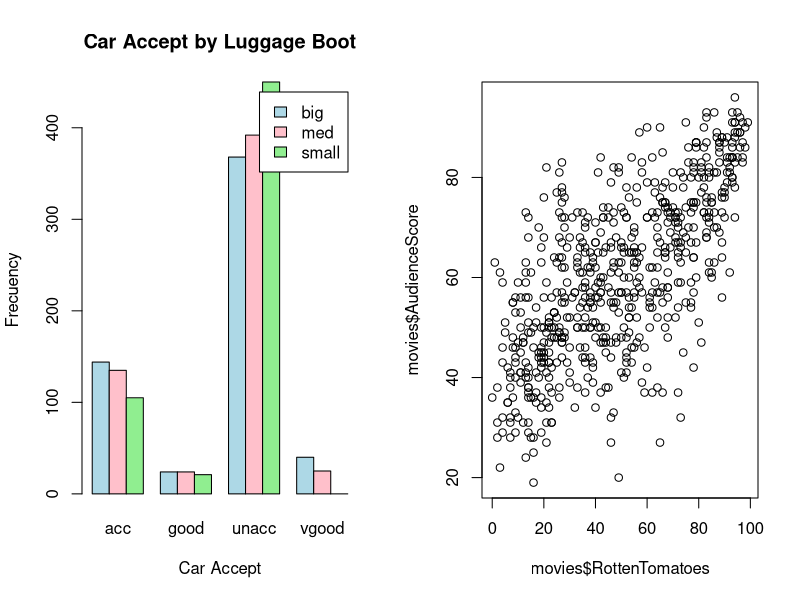
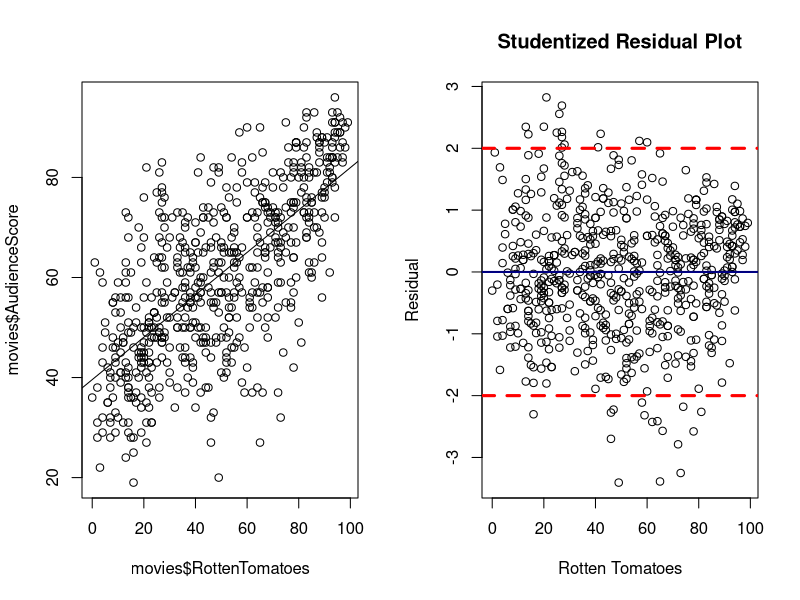
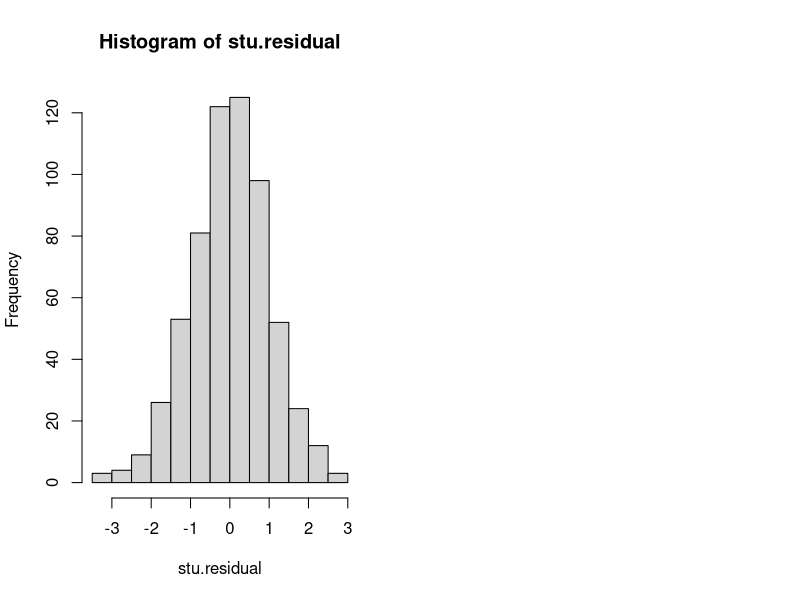

Write R code to recreate these figures, in order.
## ---- chunk 1
auto <- read.csv('car.csv')
## ---- chunk 2
summary(auto)
## ---- chunk 3
auto$buying<-as.factor(auto$buying)
auto$maint<-as.factor(auto$maint)
auto$doors<-as.numeric(auto$doors)
auto$persons<-as.numeric(auto$persons)
auto$lug_boot<-as.factor(auto$lug_boot)
auto$safety<-as.factor(auto$safety)
auto$car_accept<-as.factor(auto$car_accept)
## ---- chunk 4
summary(auto)
## ---- chunk 5
auto_freq<-table(auto$lug_boot,auto$car_accept)
## ---- chunk 6

percentage_auto_freq<-rbind(auto_freq[,'acc']/sum(auto_freq[,'acc']),auto_freq[,'good']/sum(auto_freq[,'good']),auto_freq[,'unacc']/sum(auto_freq[,'unacc']),auto_freq[,'vgood']/sum(auto_freq[,'vgood']))
#percentage_auto_freq


percentage_auto_freq<-t(percentage_auto_freq*100)


colnames(percentage_auto_freq)<-(colnames(auto_freq))
percentage_auto_freq

## ---- chunk 7
cond_percent <- function(X) X/sum(X)*100
percentage_auto_freq<-apply(auto_freq, 2,cond_percent )
percentage_auto_freq
## ---- chunk 8
library(RColorBrewer)

coul <- brewer.pal(5, "Set2") 
par(mfrow=c(1,2))

#barplot(t(auto_freq),legend.text = TRUE,xlab = 'Lug Boot', ylab = 'Frecuency' ,main = 'Luggage Boot by Car Accept', #col=coul ,beside = TRUE)

barplot(auto_freq,xlab = 'Car Accept', ylab = 'Frecuency',main = 'Car Accept by Luggage Boot' ,beside = TRUE,legend.text=c('big','med','small'),col=c('lightblue','pink','lightgreen'))



## ---- chunk 9
auto_freq
chisq.test(auto_freq)
## ---- chunk 10
movies <- read.csv('movies.csv')
## ---- chunk 11
summary(movies)
## ---- chunk 12
movies$LeadStudio<-as.factor(movies$LeadStudio)
movies$RottenTomatoes<-as.numeric(movies$RottenTomatoes)
movies$AudienceScore<-as.numeric(movies$AudienceScore)
movies$Story<-as.factor(movies$Story)
movies$Genre<-as.factor(movies$Genre)
movies$TheatersOpenWeek<-as.numeric(movies$TheatersOpenWeek)
movies$OpeningWeekend<-as.numeric(movies$OpeningWeekend)
movies$BOAvgOpenWeekend<-as.numeric(movies$BOAvgOpenWeekend)
movies$DomesticGross<-as.numeric(movies$DomesticGross)
movies$ForeignGross<-as.numeric(movies$ForeignGross)
movies$WorldGross<-as.numeric(movies$WorldGross)
movies$Budget<-as.numeric(movies$Budget)
movies$Profitability<-as.numeric(movies$Profitability)
movies$OpenProfit<-as.numeric(movies$OpenProfit)
movies$Year<-as.factor(movies$Year)
## ---- chunk 13
plot(movies$RottenTomatoes, movies$AudienceScore)
## ---- chunk 14
cor(movies$AudienceScore, movies$RottenTomatoes)
## ---- chunk 15
model<- lm(movies$AudienceScore ~ movies$RottenTomatoes)
model
## ---- chunk 16
plot(movies$RottenTomatoes, movies$AudienceScore)
abline(model)
## ---- chunk 17
library(MASS)
residual=resid(model) ## Obtain residuals
stu.residual =studres(model) ## Obtain Studentized residuals
## Studentized residual plot
plot(movies$RottenTomatoes, stu.residual ,main="Studentized Residual Plot",xlab = 'Rotten Tomatoes',ylab = 'Residual')
## Add different horizontal line.
abline(h=c(-2,0,2), col=c("red", "blue", "red"), lty=c(2,1,2), lwd=c(3,2,3))
abline(h=0)
## histogram of studentized residual
hist(stu.residual )
## ---- chunk 18
A<-c(15,15,20)
B<-c(13,11,25)
C<-c(21,13,12)
company<-data.frame(A,B,C)
company_total<-company

## ---- chunk 19
l<-function(x) sum(x)
company_total<-rbind(company, apply(company, 2,l))
row.names(company_total)<-c('Minor Defect','Major Defect','Good','Total')
company_total
## ---- chunk 20
l<-function(x) sum(x)
company_total<-cbind(company_total, apply(company_total, 1,l))
colnames(company_total)<-c('A','B','C','Total')
company_total
## ---- chunk 21
Total<-apply(company, 1, function(x) sum(x))
company_total<-cbind(company,Total)
total<-company_total[,'Total']
total/sum(total)*100
#total
## ---- chunk 22

row.names(company)<-c('Minor Defect','Major Defect','Good')
company
chisq.test(company) # Chi-square Test
